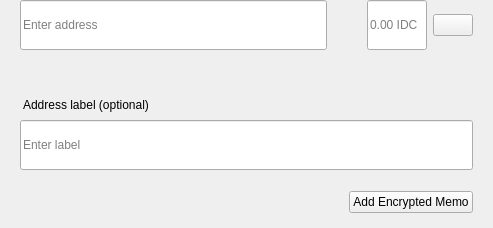
<?xml version="1.0" encoding="UTF-8"?>
<ui version="4.0">
 <class>SendMultiRow</class>
 <widget class="QWidget" name="SendMultiRow">
  <property name="geometry">
   <rect>
    <x>0</x>
    <y>0</y>
    <width>493</width>
    <height>228</height>
   </rect>
  </property>
  <property name="minimumSize">
   <size>
    <width>0</width>
    <height>0</height>
   </size>
  </property>
  <property name="maximumSize">
   <size>
    <width>16777215</width>
    <height>16777215</height>
   </size>
  </property>
  <property name="windowTitle">
   <string>Form</string>
  </property>
  <layout class="QVBoxLayout" name="verticalLayout_3">
   <property name="spacing">
    <number>0</number>
   </property>
   <property name="leftMargin">
    <number>0</number>
   </property>
   <property name="topMargin">
    <number>0</number>
   </property>
   <property name="rightMargin">
    <number>20</number>
   </property>
   <property name="bottomMargin">
    <number>5</number>
   </property>
   <item alignment="Qt::AlignTop">
    <widget class="QWidget" name="widget" native="true">
     <property name="sizePolicy">
      <sizepolicy hsizetype="Expanding" vsizetype="Maximum">
       <horstretch>0</horstretch>
       <verstretch>0</verstretch>
      </sizepolicy>
     </property>
     <property name="minimumSize">
      <size>
       <width>0</width>
       <height>60</height>
      </size>
     </property>
     <property name="maximumSize">
      <size>
       <width>16777215</width>
       <height>85</height>
      </size>
     </property>
     <layout class="QHBoxLayout" name="horizontalLayout" stretch="6,0,2">
      <property name="spacing">
       <number>0</number>
      </property>
      <property name="leftMargin">
       <number>8</number>
      </property>
      <property name="topMargin">
       <number>0</number>
      </property>
      <property name="rightMargin">
       <number>0</number>
      </property>
      <property name="bottomMargin">
       <number>0</number>
      </property>
      <item alignment="Qt::AlignTop">
       <widget class="QStackedWidget" name="stackedAddress">
        <property name="minimumSize">
         <size>
          <width>0</width>
          <height>50</height>
         </size>
        </property>
        <property name="maximumSize">
         <size>
          <width>16777215</width>
          <height>50</height>
         </size>
        </property>
        <widget class="QWidget" name="page_4">
         <property name="sizePolicy">
          <sizepolicy hsizetype="Expanding" vsizetype="Preferred">
           <horstretch>0</horstretch>
           <verstretch>0</verstretch>
          </sizepolicy>
         </property>
         <property name="minimumSize">
          <size>
           <width>0</width>
           <height>50</height>
          </size>
         </property>
         <property name="maximumSize">
          <size>
           <width>16777215</width>
           <height>55</height>
          </size>
         </property>
         <layout class="QVBoxLayout" name="verticalLayout_7">
          <property name="spacing">
           <number>0</number>
          </property>
          <property name="leftMargin">
           <number>12</number>
          </property>
          <property name="topMargin">
           <number>0</number>
          </property>
          <property name="rightMargin">
           <number>0</number>
          </property>
          <property name="bottomMargin">
           <number>0</number>
          </property>
          <item>
           <widget class="QLineEdit" name="lineEditAddress">
            <property name="minimumSize">
             <size>
              <width>0</width>
              <height>50</height>
             </size>
            </property>
            <property name="maximumSize">
             <size>
              <width>16777215</width>
              <height>50</height>
             </size>
            </property>
            <property name="placeholderText">
             <string>Enter address</string>
            </property>
           </widget>
          </item>
         </layout>
        </widget>
        <widget class="QWidget" name="page_3"/>
       </widget>
      </item>
      <item>
       <spacer name="horizontalSpacer_3">
        <property name="orientation">
         <enum>Qt::Horizontal</enum>
        </property>
        <property name="sizeType">
         <enum>QSizePolicy::Fixed</enum>
        </property>
        <property name="sizeHint" stdset="0">
         <size>
          <width>40</width>
          <height>20</height>
         </size>
        </property>
       </spacer>
      </item>
      <item>
       <layout class="QHBoxLayout" name="horizontalLayout_2">
        <property name="spacing">
         <number>6</number>
        </property>
        <item alignment="Qt::AlignTop">
         <widget class="QLineEdit" name="lineEditAmount">
          <property name="sizePolicy">
           <sizepolicy hsizetype="Expanding" vsizetype="Preferred">
            <horstretch>0</horstretch>
            <verstretch>0</verstretch>
           </sizepolicy>
          </property>
          <property name="minimumSize">
           <size>
            <width>0</width>
            <height>50</height>
           </size>
          </property>
          <property name="maximumSize">
           <size>
            <width>16777215</width>
            <height>50</height>
           </size>
          </property>
          <property name="maxLength">
           <number>17</number>
          </property>
          <property name="alignment">
           <set>Qt::AlignLeading|Qt::AlignLeft|Qt::AlignVCenter</set>
          </property>
          <property name="placeholderText">
           <string notr="true">0.00 IDC</string>
          </property>
         </widget>
        </item>
        <item>
         <layout class="QVBoxLayout" name="verticalLayout">
          <property name="topMargin">
           <number>14</number>
          </property>
          <property name="bottomMargin">
           <number>0</number>
          </property>
          <item alignment="Qt::AlignTop">
           <widget class="QPushButton" name="btnMenu">
            <property name="minimumSize">
             <size>
              <width>0</width>
              <height>0</height>
             </size>
            </property>
            <property name="maximumSize">
             <size>
              <width>16777215</width>
              <height>16777215</height>
             </size>
            </property>
            <property name="focusPolicy">
             <enum>Qt::NoFocus</enum>
            </property>
            <property name="text">
             <string/>
            </property>
           </widget>
          </item>
         </layout>
        </item>
       </layout>
      </item>
     </layout>
    </widget>
   </item>
   <item>
    <widget class="QWidget" name="layoutLabel" native="true">
     <property name="minimumSize">
      <size>
       <width>0</width>
       <height>0</height>
      </size>
     </property>
     <property name="maximumSize">
      <size>
       <width>16777215</width>
       <height>16777215</height>
      </size>
     </property>
     <layout class="QVBoxLayout" name="verticalLayout_9">
      <property name="spacing">
       <number>6</number>
      </property>
      <property name="leftMargin">
       <number>20</number>
      </property>
      <property name="topMargin">
       <number>0</number>
      </property>
      <property name="rightMargin">
       <number>0</number>
      </property>
      <property name="bottomMargin">
       <number>10</number>
      </property>
      <item>
       <spacer name="verticalSpacer">
        <property name="orientation">
         <enum>Qt::Vertical</enum>
        </property>
        <property name="sizeType">
         <enum>QSizePolicy::Fixed</enum>
        </property>
        <property name="sizeHint" stdset="0">
         <size>
          <width>20</width>
          <height>20</height>
         </size>
        </property>
       </spacer>
      </item>
      <item>
       <widget class="QLabel" name="labelSubtitleDescription">
        <property name="styleSheet">
         <string notr="true">margin-bottom:2px;
margin-left:0.05px;
padding:0px;</string>
        </property>
        <property name="text">
         <string>Address label (optional)</string>
        </property>
       </widget>
      </item>
      <item>
       <widget class="QLineEdit" name="lineEditDescription">
        <property name="minimumSize">
         <size>
          <width>0</width>
          <height>50</height>
         </size>
        </property>
        <property name="maximumSize">
         <size>
          <width>16777215</width>
          <height>50</height>
         </size>
        </property>
        <property name="placeholderText">
         <string>Enter label</string>
        </property>
       </widget>
      </item>
      <item>
       <spacer name="verticalSpacer_2">
        <property name="orientation">
         <enum>Qt::Vertical</enum>
        </property>
        <property name="sizeType">
         <enum>QSizePolicy::Fixed</enum>
        </property>
        <property name="sizeHint" stdset="0">
         <size>
          <width>20</width>
          <height>15</height>
         </size>
        </property>
       </spacer>
      </item>
      <item>
       <widget class="QWidget" name="containerMemo" native="true">
        <layout class="QHBoxLayout" name="horizontalLayout_5">
         <property name="leftMargin">
          <number>0</number>
         </property>
         <property name="topMargin">
          <number>0</number>
         </property>
         <property name="rightMargin">
          <number>0</number>
         </property>
         <property name="bottomMargin">
          <number>0</number>
         </property>
         <item>
          <spacer name="horizontalSpacer">
           <property name="orientation">
            <enum>Qt::Horizontal</enum>
           </property>
           <property name="sizeHint" stdset="0">
            <size>
             <width>40</width>
             <height>20</height>
            </size>
           </property>
          </spacer>
         </item>
         <item>
          <widget class="QPushButton" name="btnAddMemo">
           <property name="text">
            <string notr="true">Add Encrypted Memo</string>
           </property>
          </widget>
         </item>
        </layout>
       </widget>
      </item>
     </layout>
    </widget>
   </item>
  </layout>
 </widget>
 <resources/>
 <connections/>
</ui>
